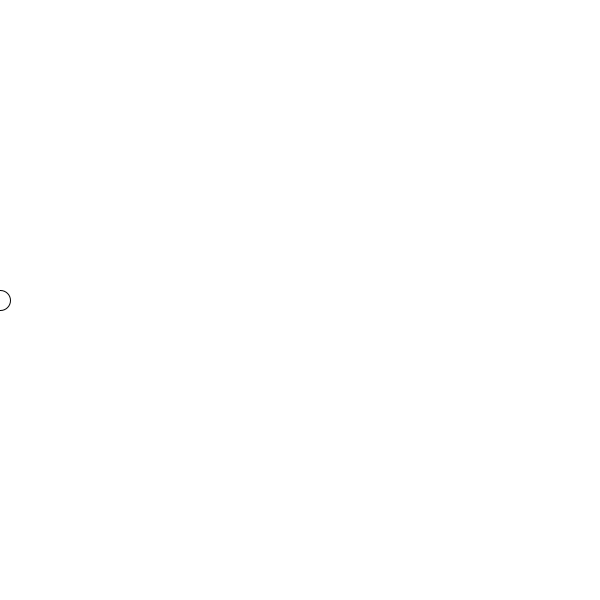
Frame 1 (no input)
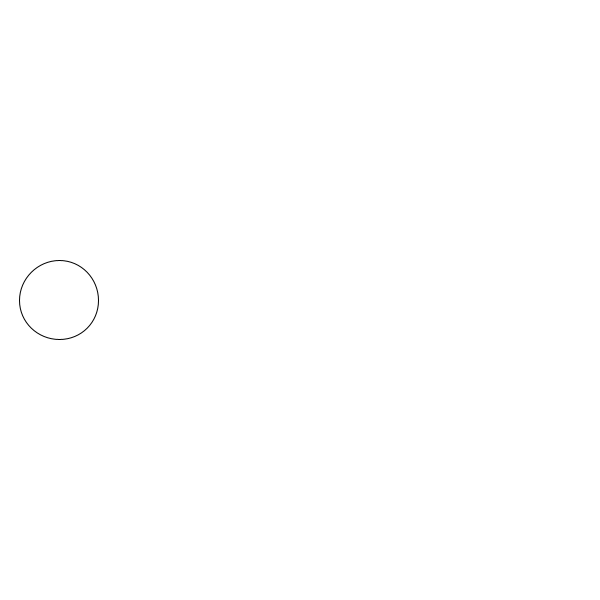
Frame 60 (the mouse pressed at the canvas centre just before this capture)
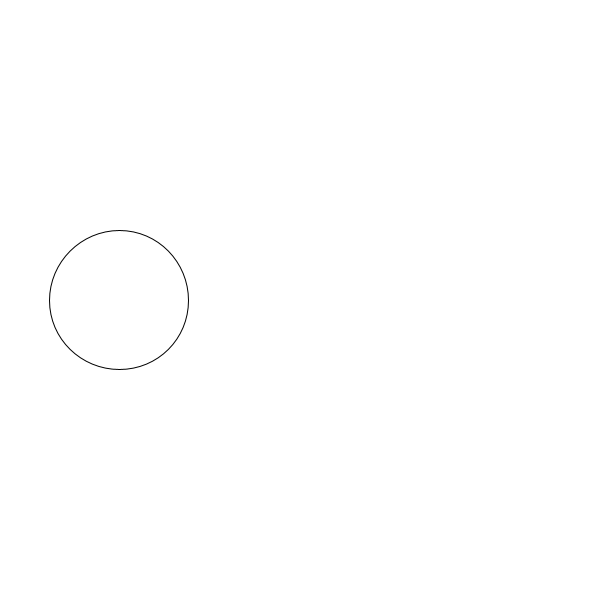
Frame 120 (the mouse held since frame 60 and released just before this capture)

The Processing sketch that drew these frames (run headless with seeded random() and noise(); from frame 60 on, the mouse is pressed at the canvas centre):

// Processing sketch: sketch_250213e
// ── sketch_250213e.pde
int x;


void setup(){
  size(600,600);
  x=0;
}

void draw(){
  background(255);
  ellipse(x,300,x+20,x+20);
  x=x+1;
  if(x>600){
    x=0;}
    
}
